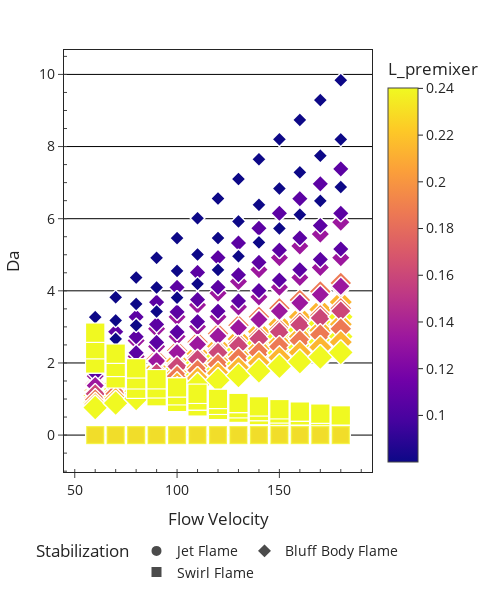

Notebook code for this chart:
### Code cell
df = pd.read_csv('/Users/raja/Library/CloudStorage/OneDrive-SharedLibraries-McGillUniversity/CombustionDynamicsF2025 - General/04. Code - git repo/src/test_data.csv')
fig = px.scatter(df, x="U0", y="Da", size='M', color="L_premixer", symbol="Stabilization")
fig.update_layout(template="simple_white")

# change scatter color to black
#fig.update_traces(marker=dict(color='red', size=10))
#fig.update_traces(marker=dict(size=10))

# Add minor ticks on teh inside of axes
fig.update_xaxes(minor_ticks="inside")
fig.update_yaxes(minor_ticks="inside", showgrid=True, gridwidth=1, gridcolor='black')

# add minor ticks on mirror axes
fig.update_xaxes(mirror=True, minor_ticks="inside")
fig.update_yaxes(mirror=True, minor_ticks="inside")

# Add title and add mirror to axes
fig.update_layout(
    height = 600,
    width = 500,
    xaxis_title="Flow Velocity",
    yaxis_title=r"Da",
    xaxis=dict(mirror=True, ticks='outside', showline=True),
    yaxis=dict(mirror=True, ticks='outside', showline=True),
    legend=dict(x=0.5, y=-0.15, orientation="h", xanchor="center"),
    margin=dict(l=50, r=20, t=50, b=50),
    font=dict(size=14)
)
fig.show()

### Figure 1 — Plotly figure (JSON) as saved in the notebook; plotly's stock layout.template omitted (floating-point values rounded to 4 significant figures; data arrays with more than 128 entries replaced by an {"elided": "..."} marker saying what was removed)
{"data": [{"hovertemplate": "Stabilization=Jet Flame<br>U0=%{x}<br>Da=%{y}<br>M=%{marker.size}<br>L_premixer=%{marker.color}<extra></extra>", "legendgroup": "Jet Flame", "marker": {"color": {"elided": "273 float values"}, "coloraxis": "coloraxis", "size": {"elided": "273 float values"}, "sizemode": "area", "sizeref": 2.25e-05, "symbol": "circle"}, "mode": "markers", "name": "Jet Flame", "showlegend": true, "type": "scattergl", "x": {"elided": "273 float values"}, "xaxis": "x", "y": {"elided": "273 float values"}, "yaxis": "y"}, {"hovertemplate": "Stabilization=Bluff Body Flame<br>U0=%{x}<br>Da=%{y}<br>M=%{marker.size}<br>L_premixer=%{marker.color}<extra></extra>", "legendgroup": "Bluff Body Flame", "marker": {"color": {"elided": "2184 float values"}, "coloraxis": "coloraxis", "size": {"elided": "2184 float values"}, "sizemode": "area", "sizeref": 2.25e-05, "symbol": "diamond"}, "mode": "markers", "name": "Bluff Body Flame", "showlegend": true, "type": "scattergl", "x": {"elided": "2184 float values"}, "xaxis": "x", "y": {"elided": "2184 float values"}, "yaxis": "y"}, {"hovertemplate": "Stabilization=Swirl Flame<br>U0=%{x}<br>Da=%{y}<br>M=%{marker.size}<br>L_premixer=%{marker.color}<extra></extra>", "legendgroup": "Swirl Flame", "marker": {"color": {"elided": "1638 float values"}, "coloraxis": "coloraxis", "size": {"elided": "1638 float values"}, "sizemode": "area", "sizeref": 2.25e-05, "symbol": "square"}, "mode": "markers", "name": "Swirl Flame", "showlegend": true, "type": "scattergl", "x": {"elided": "1638 float values"}, "xaxis": "x", "y": {"elided": "1638 float values"}, "yaxis": "y"}], "layout": {"coloraxis": {"colorbar": {"title": {"text": "L_premixer"}}, "colorscale": [[0, "#0d0887"], [0.1111, "#46039f"], [0.2222, "#7201a8"], [0.3333, "#9c179e"], [0.4444, "#bd3786"], [0.5556, "#d8576b"], [0.6667, "#ed7953"], [0.7778, "#fb9f3a"], [0.8889, "#fdca26"], [1, "#f0f921"]]}, "font": {"size": 14}, "height": 600, "legend": {"itemsizing": "constant", "orientation": "h", "title": {"text": "Stabilization"}, "tracegroupgap": 0, "x": 0.5, "xanchor": "center", "y": -0.15}, "margin": {"b": 50, "l": 50, "r": 20, "t": 50}, "width": 500, "xaxis": {"anchor": "y", "domain": [0, 1], "minor": {"ticks": "inside"}, "mirror": true, "showline": true, "ticks": "outside", "title": {"text": "Flow Velocity"}}, "yaxis": {"anchor": "x", "domain": [0, 1], "gridcolor": "black", "gridwidth": 1, "minor": {"ticks": "inside"}, "mirror": true, "showgrid": true, "showline": true, "ticks": "outside", "title": {"text": "Da"}}}}
